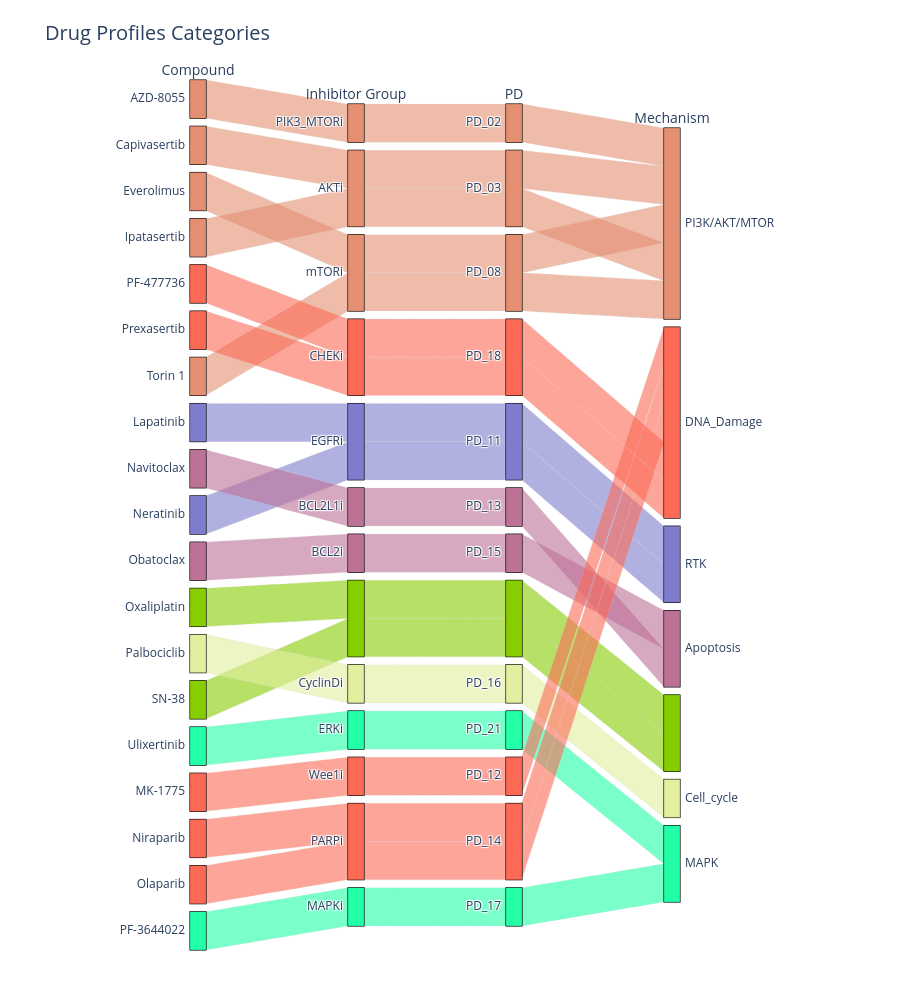
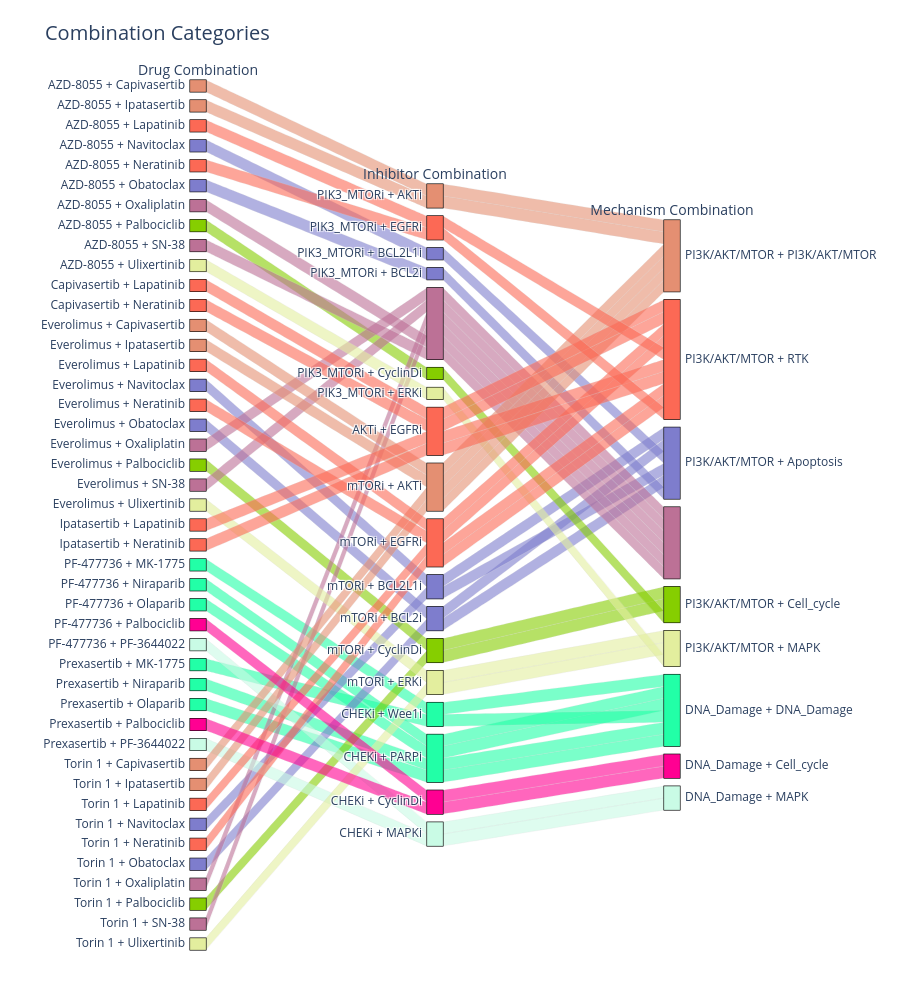

Here is the notebook cell these charts were saved with, in order:
### Code cell
from synco.plotting.profile_categories import make_profilecat_plots
make_profilecat_plots(str(results_dir), plots_dir=str(plots_dir), show=False,)

### Figure 1 — Plotly figure (JSON) as saved in the notebook; plotly's stock layout.template omitted (floating-point values rounded to 4 significant figures)
{"data": [{"dimensions": [{"label": "Compound", "values": ["AZD-8055", "Capivasertib", "Everolimus", "Ipatasertib", "PF-477736", "Prexasertib", "Torin 1", "Lapatinib", "Navitoclax", "Neratinib", "Obatoclax", "Oxaliplatin", "Palbociclib", "SN-38", "Ulixertinib", "MK-1775", "Niraparib", "Olaparib", "PF-3644022"]}, {"label": "Inhibitor Group", "values": ["PIK3_MTORi", "AKTi", "mTORi", "AKTi", "CHEKi", "CHEKi", "mTORi", "EGFRi", "BCL2L1i", "EGFRi", "BCL2i", null, "CyclinDi", null, "ERKi", "Wee1i", "PARPi", "PARPi", "MAPKi"]}, {"label": "PD", "values": ["PD_02", "PD_03", "PD_08", "PD_03", "PD_18", "PD_18", "PD_08", "PD_11", "PD_13", "PD_11", "PD_15", null, "PD_16", null, "PD_21", "PD_12", "PD_14", "PD_14", "PD_17"]}, {"label": "Mechanism", "values": ["PI3K/AKT/MTOR", "PI3K/AKT/MTOR", "PI3K/AKT/MTOR", "PI3K/AKT/MTOR", "DNA_Damage", "DNA_Damage", "PI3K/AKT/MTOR", "RTK", "Apoptosis", "RTK", "Apoptosis", null, "Cell_cycle", null, "MAPK", "DNA_Damage", "DNA_Damage", "DNA_Damage", "MAPK"]}], "hoverinfo": "all", "hoveron": "color", "labelfont": {"size": 14}, "line": {"color": ["#E48F72", "#E48F72", "#E48F72", "#E48F72", "#FC6955", "#FC6955", "#E48F72", "#7E7DCD", "#BC7196", "#7E7DCD", "#BC7196", "#86CE00", "#E3EE9E", "#86CE00", "#22FFA7", "#FC6955", "#FC6955", "#FC6955", "#22FFA7"]}, "type": "parcats"}], "layout": {"font": {"size": 14}, "height": 1000, "margin": {"b": 50, "l": 150, "r": 180, "t": 80}, "title": {"text": "Drug Profiles Categories"}, "width": 900}}

### Figure 2 — Plotly figure (JSON) as saved in the notebook; plotly's stock layout.template omitted (floating-point values rounded to 4 significant figures; data arrays with more than 128 entries replaced by an {"elided": "..."} marker saying what was removed)
{"data": [{"dimensions": [{"label": "Drug Combination", "values": {"elided": "704 str values"}}, {"label": "Inhibitor Combination", "values": {"elided": "704 str values"}}, {"label": "Mechanism Combination", "values": {"elided": "704 str values"}}], "hoverinfo": "all", "hoveron": "color", "labelfont": {"size": 14}, "line": {"color": {"elided": "704 str values"}}, "type": "parcats"}], "layout": {"font": {"size": 14}, "height": 1000, "margin": {"b": 50, "l": 150, "r": 180, "t": 80}, "title": {"text": "Combination Categories"}, "width": 900}}
